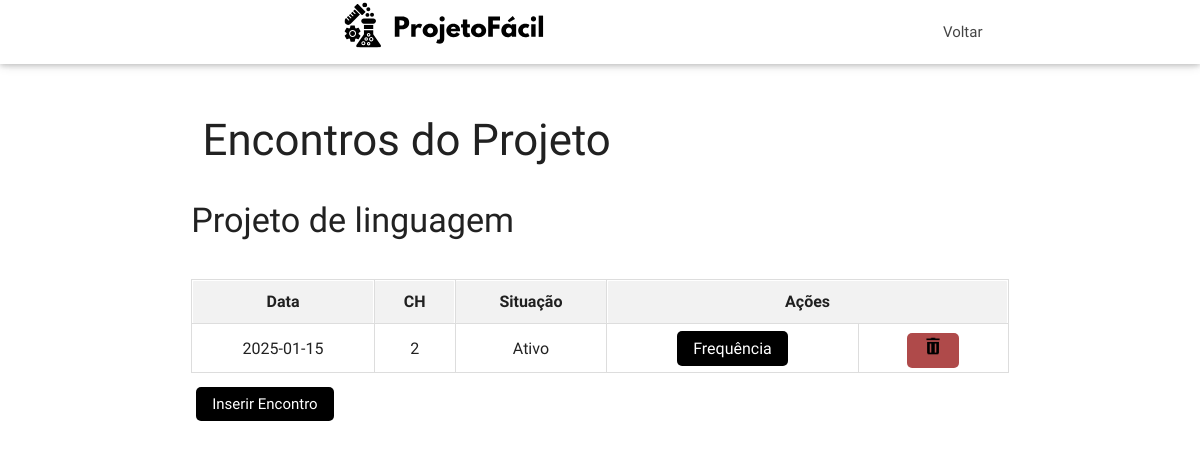
/Crud/crud_encontro/listar.php?id_projeto=16 (signed in), run on an earlier commit of the app's database.
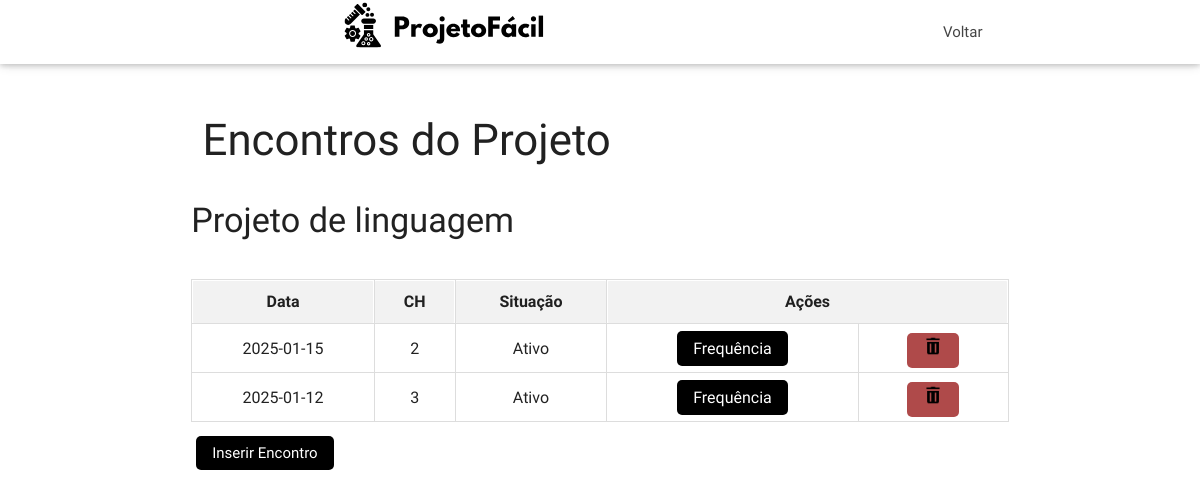
And on a later commit of the database.
### tables this page shows
CREATE TABLE IF NOT EXISTS `encontro` (
  `id_encontro` int NOT NULL AUTO_INCREMENT,
  `CH` int DEFAULT NULL,
  `data` date DEFAULT NULL,
  `fk_id_projeto` int DEFAULT NULL,
  PRIMARY KEY (`id_encontro`),
  KEY `fk_encontro_projeto_id_projeto` (`fk_id_projeto`)
);

CREATE TABLE IF NOT EXISTS `projeto` (
  `id_projeto` int NOT NULL AUTO_INCREMENT,
  `nome_projeto` varchar(255) DEFAULT NULL,
  `situacao` varchar(255) DEFAULT NULL,
  `fk_projeto_id_professor` int DEFAULT NULL,
  `data_finalizacao` date NOT NULL,
  PRIMARY KEY (`id_projeto`),
  KEY `fk_projeto_id_professor` (`fk_projeto_id_professor`)
);

### Crud/crud_encontro/listar.php (the view, shortened to what this page needs)
<?php
$conexao = conectar();
?>
<!DOCTYPE html>
<html lang="pt-br">
<head>
    <link href="../../Style/css/materialize.min.css" type="text/css" rel="stylesheet" media="screen,projection" />
    <link href="../../Style/css/style.css" type="text/css" rel="stylesheet" media="screen,projection" />
</head>
<body>
    <div id="navbar" class="navbar-fixed scrollspy">
        <nav class="white">
            <div class="nav-wrapper container">
                <div class="container">
                    <a class="brand-logo"><img src="../../Style/images/logo.svg" style="height: 50px;"></a>
                </div>
                <ul class="right hide-on-med-and-down">
                    <li><a href="../../Login/professor/professor.php">Voltar</a></li>
                </ul>
            </div>
        </nav>
    </div>
    <div class="container section scrollspy">
        <div class="section">
            <div class="row">
                <div class="col s9">
                    <h3>Encontros do Projeto</h3>
                </div>
            </div>
            <div class="row">
                <?php
             $id_projeto = isset($_GET['id_projeto']) ? $_GET['id_projeto'] : null;
             $id_projeto = mysqli_real_escape_string($conexao, $id_projeto);
             $sql = "SELECT pro.nome_projeto, pro.situacao, en.CH, en.data, en.id_encontro
                     FROM projeto pro
                     INNER JOIN encontro en ON pro.id_projeto = en.fk_id_projeto
                     WHERE pro.id_projeto = '$id_projeto'";
             $resultado = mysqli_query($conexao, $sql);
             $lstDados = [];
             while ($dados = mysqli_fetch_assoc($resultado)) {
                 $lstDados[] = $dados;
             }
             if (count($lstDados) == 0) {
                 echo '<h5>Este projeto não possui encontros.</h5>';
             } else {
                 echo '<h4>' . $lstDados[0]['nome_projeto'] . '</h4>';
             }
             echo '<div class="table-container">';
             echo '<table>';
             echo '<tr><th>Data</th><th>CH</th><th>Situação</th><th colspan="2">Ações</th></tr>';
             foreach ($lstDados as $dados) {
                 echo '<tr>';
                 echo '<td>' . $dados['data'] . '</td>';
                 echo '<td>' . $dados['CH'] . '</td>';
                 echo '<td>' . $dados['situacao'] . '</td>';
                 echo '<td><a href="../crud_frequencia/chamada.php?id_encontro=' . $dados['id_encontro'] . '" class="actions-btn btn-frequency">Frequência</a></td>';
                 echo '<td><a href="excluir.php?id_encontro=' . $dados['id_encontro'] . '" class="actions-btn btn-delete"><img src="imagens/excluir.png" width="20" height="20" alt="Excluir"></a></td>';
                 echo '</tr>';
             }
             echo '</table>';
             echo '</div>';
             echo '<div style="margin-top: 20px;">
                 <a href="../../Crud/crud_encontro/formcad.php?id_projeto=' . $id_projeto . '" class="actions-btn">Inserir Encontro</a>
             </div>';
                ?>
            </div>
        </div>
    </div>
</body>
</html>

What changed in the data, as far as the page shows it:
now on this page (row unchanged): projeto: nome_projeto "Projeto de linguagem"
added encontro: data "2025-01-12", CH "3", fk_id_projeto.situacao "Ativo"
